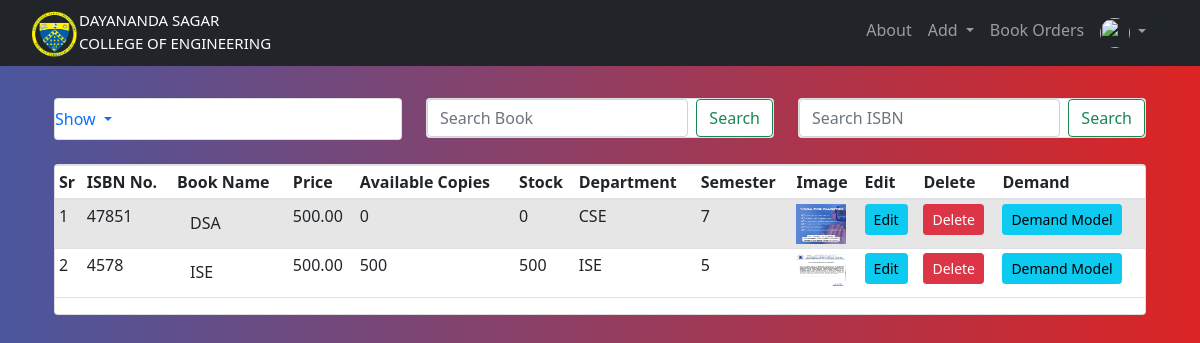
/admin_home (signed in), run on an earlier commit of the app's database.
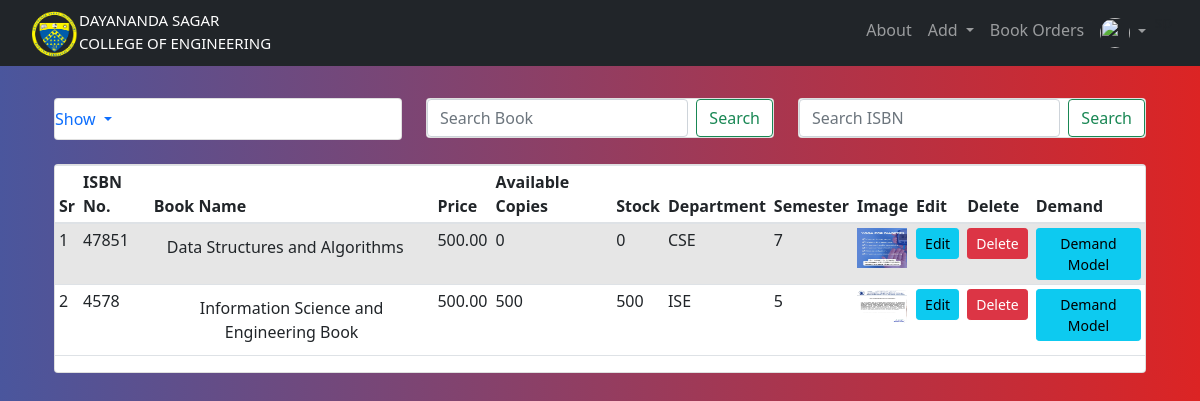
And on a later commit of the database.
### website/models.py (models this page shows, shortened)
class Addbook(db.Model):
    __tablename__='addbook'
    __searchable__ = ['name', 'desc', 'isbn']
    id = db.Column(db.Integer, primary_key=True)
    name = db.Column(db.String(80), nullable=False)
    price = db.Column(db.Numeric(10,2), nullable=False)
    isbn = db.Column(db.Integer,default=0)
    stock = db.Column(db.Integer,nullable=False)
    available_copies = db.Column(db.Integer,nullable=False)
    desc = db.Column(db.Text, nullable=False)
    pub_date = db.Column(db.DateTime, nullable=False, default=datetime.utcnow)
    department_id = db.Column(db.Integer, db.ForeignKey('department.id'),nullable=False)
    department = db.relationship('Department', backref=db.backref('departments',lazy=True))
    semester_id = db.Column(db.Integer, db.ForeignKey('semester.id'),nullable=False)
    semester = db.relationship('Semester', backref=db.backref('semesters',lazy=True))
    image_1 = db.Column(db.String(150), nullable=False, default='image.jpg')
    image_2 = db.Column(db.String(150), nullable=False, default='image.jpg')
    image_3 = db.Column(db.String(150), nullable=False, default='image.jpg')

class Department(db.Model):
        __searchable__ = ['name']
        id = db.Column(db.Integer, primary_key = True)
        name = db.Column(db.String(30), nullable = False, unique = True)

class Semester(db.Model):
        __searchable__ = ['name']
        id = db.Column(db.Integer, primary_key = True)
        name = db.Column(db.String(30), nullable = False, unique = True)

### website/views.py (the view)
@views.route('/admin_home')
@login_required
@requires_access_level("admin")
def admin_home():
    books = Addbook.query.all()
    return render_template("admin_home.html", user=current_user,books=books)

### website/models.py (called while the page is built)
        def get_urole(self):
                return self.urole

### website/views.py (called while the page is built)
def requires_access_level(access_level):
    def decorator(f):
        @wraps(f)
        def decorated_function(*args, **kwargs):
            if not current_user.is_authenticated:
                flash('Login to Access', 'error')
                return redirect(url_for('views.home'))
            if current_user.get_urole() not in access_level:
                logout_user()
                flash('You do not have access to this resource. You have been automatically Logged Out', 'error')
                return redirect(url_for('views.home'))
            return f(*args, **kwargs)
        return decorated_function
    return decorator

### website/templates/admin_home.html (shortened to what this page needs)
{% extends "base.html" %} {% block title %}Admin Home{% endblock %}
{% block content %}
<br>
<br>
<br>
<div class="container">
  <div class="row">
      <div class="col-md-4">
          <div class="card mt-100">
              <ul class="navbar-nav me-auto mb-2 mb-lg-0">
              <li class="nav-item dropdown">
                  <a class="nav-link dropdown-toggle" href="#" id="navbarDropdown" role="button" data-bs-toggle="dropdown" aria-expanded="false">
                    Show
                  </a>
                </li>
              </ul>
          </div>
      </div>
      <div class="col-md-4">
        <div class="card mt-100">
          <form class="d-flex" action="{{url_for('views.admin_home_book_search')}}">
            <input class="form-control me-2" type="search" placeholder="Search Book" aria-label="Search" name="a">
            <button class="btn btn-outline-success" type="submit">Search</button>
          </form>
        </div>
    </div>
    <div class="col-md-4">
      <div class="card mt-100">
        <form class="d-flex" action="{{url_for('views.admin_home_isbn_search')}}">
          <input class="form-control me-2" type="search" placeholder="Search ISBN" aria-label="Search" name="i">
          <button class="btn btn-outline-success" type="submit">Search</button>
        </form>
      </div>
  </div>
  </div>
  </div>
  <br/>
<div class="container">
  <div class="card">
  <table class="table table-sm table-condensed table-striped">
    <thead>
      <th>Sr</th>
      <th>ISBN No.</th>
      <th>Book Name</th>
      <th>Price</th>
      <th>Available Copies</th>
      <th>Stock</th>
      <th>Department</th>
      <th>Semester</th>
      <th>Image</th>
      <th>Edit</th>
      <th>Delete</th>
      <th>Demand</th>
    </thead>
    <tbody>
      {% for book in books %}
      <tr>
        <td>{{loop.index}}</td>
        <td>{{book.isbn}}</td>
        <td>
          <button type="button" class="btn btn" data-toggle="modal" data-target="#book_into_modal+{{book.isbn}}">{{book.name}}</button>
        </td>
        <td>{{book.price}}</td>
        <td>{{book.available_copies}}</td>
        <td>{{book.stock}}</td>
        <td>{{book.department.name}}</td>
        <td>{{book.semester.name}}</td>
        <td><img src="{{url_for('static',filename='images/'+ book.image_1 )}}" width="50" height="40"></td>
        <td><a href="{{url_for('add.updatebook', id=book.id)}}" class="btn btn-info btn-sm">Edit </a></td>
        <td>
        <button type="button" class="btn btn-danger btn-sm" data-toggle="modal" data-target="#exampleModal-{{book.id}}">
        Delete
        </button>
        </td>
        <td>
          <a href="{{url_for('views.show_demand_graph', book_ids=book.id)}}" class="btn btn-info btn-sm">Demand Model </a>
          </td>
      </tr>
      {% endfor %}
    </tbody>
  </table>
</div>
</div>
{% endblock %}

What changed in the data, as far as the page shows it:
changed Addbook "CSE": name "DSA" → "Data Structures and Algorithms"
changed Addbook "ISE": name "ISE" → "Information Science and Engineering Book"
